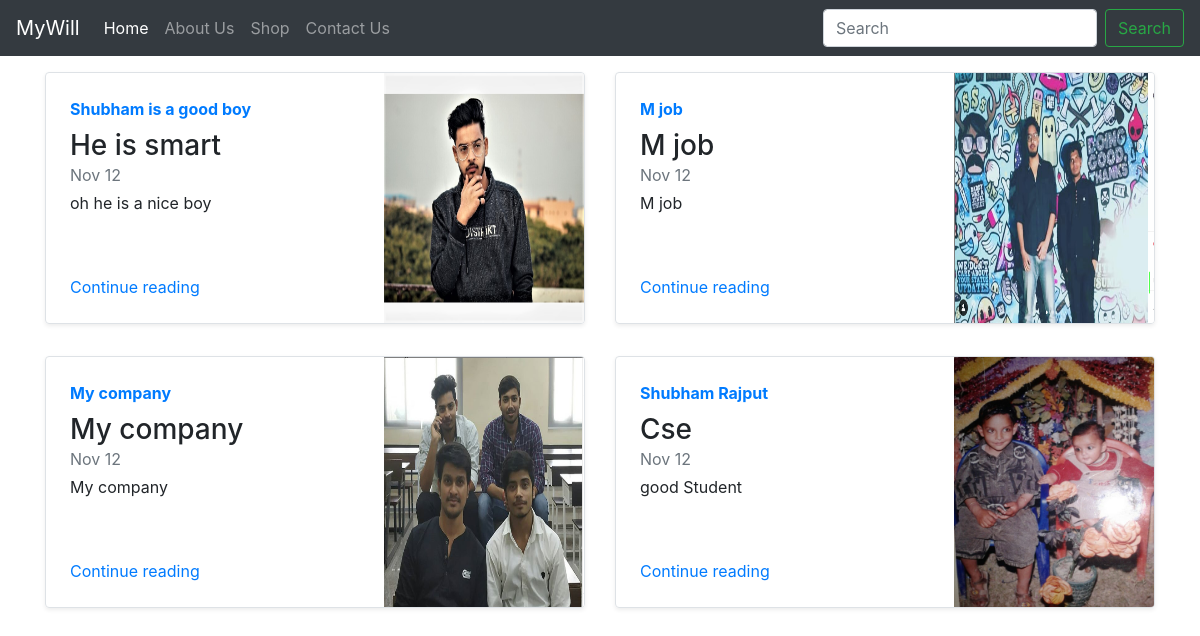
Screenshot of /blog/ with the database file from the repository.
### blog/models.py (models this page shows)
class BlogPost(models.Model):
    post_id=models.AutoField(primary_key=True)
    title=models.CharField(max_length=50,default="")
    head0= models.CharField(max_length=90, default="")
    chead0= models.CharField(max_length=300, default="")
    head1= models.CharField(max_length=90, default="")
    chead1= models.CharField(max_length=300, default="")
    head2= models.CharField(max_length=90, default="")
    chead2= models.CharField(max_length=300, default="")
    pub_date= models.DateField()
    image=models.ImageField(upload_to='blog/media',default="")
    def __str__(self):
        return self.title

### blog/views.py (the view)
# urls.py: path('',views.index,name="BlogHome"),
def index(request):
    allpost=BlogPost.objects.all()
    print(allpost)
    return render(request,'blog/index.html',{'allpost':allpost})

### blog/templates/blog/index.html (shortened to what this page needs)
{% extends 'blog/basic.html' %}
{% block body %}
<div class="container my-3">
  <div class="row mb-2">
    {% for item in allpost %}
    <div class="col-md-6">
      <div class="row no-gutters border rounded overflow-hidden flex-md-row mb-4 shadow-sm h-md-250 position-relative">
        <div class="col p-4 d-flex flex-column position-static">
          <strong class="d-inline-block mb-2 text-primary">{{item.title}}</strong>
          <h3 class="mb-0">{{item.head0}}</h3>
          <div class="mb-1 text-muted">Nov 12</div>
          <p class="card-text mb-auto">{{item.chead0}}</p>
          <a href="blogpost/{{item.post_id}}" class="stretched-link">Continue reading</a>
        </div>
        <div class="col-auto d-none d-lg-block">
          <img  src="/media/{{item.image}}" class="bd-placeholder-img" width="200" height="250" aria-label="Placeholder: Thumbnail">
        </div>
      </div>
    </div>
{% if forloop.counter|divisibleby:2 %}
  </div> <div class="row mb-2">
  {% endif %}
    {% endfor %}
  </div>
  {% endblock %}

### blog/templates/blog/basic.html (shortened to what this page needs)
<!doctype html>
<html lang="en">
<head>
  <link rel="stylesheet" href="https://stackpath.bootstrapcdn.com/bootstrap/4.2.1/css/bootstrap.min.css"
>
</head>
<body>
  <nav class="navbar navbar-expand-lg navbar-dark bg-dark">
    <a class="navbar-brand" href="/blog">MyWill</a>
    <div class="collapse navbar-collapse" id="navbarSupportedContent">
      <ul class="navbar-nav mr-auto">
        <li class="nav-item active">
          <a class="nav-link" href="/shop">Home <span class="sr-only">(current)</span></a>
        </li>
        <li class="nav-item">
          <a class="nav-link" href="/shop/about">About Us</a>
        </li>
        <li class="nav-item">
          <a class="nav-link" href="/shop">Shop</a>
        </li>
        <li class="nav-item">
          <a class="nav-link" href="/blog/contact">Contact Us</a>
        </li>
      </ul>
      <form class="form-inline my-2 my-lg-0">
        <input class="form-control mr-sm-2" type="search" placeholder="Search" aria-label="Search">
        <button class="btn btn-outline-success my-2 my-sm-0" type="submit">Search</button>
      </form>
    </div>
  </nav>
  {% block body %} {% endblock %}
</body>
</html>

### rows the page displays
BlogPost: title "Shubham is a good boy", head0 "He is smart", chead0 "oh he is a nice boy", image (picture)
BlogPost: title "M job", head0 "M job", chead0 "M job", image (picture)
BlogPost: title "My company", head0 "My company", chead0 "My company", image (picture)
BlogPost: title "Shubham Rajput", head0 "Cse", chead0 "good Student", image (picture)
